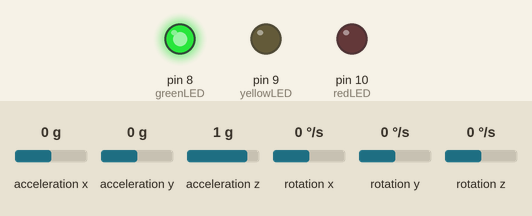
Recording of a sketch running on a simulated Arduino Uno, built with avr-gcc and run on an emulated ATmega328P. On the bench: output pins drawn as LEDs (lit = HIGH). The test bench sets the inputs (shaded band); at power-on: acceleration x 0 g, acceleration y 0 g, acceleration z 1 g, rotation x 0 °/s, rotation y 0 °/s, rotation z 0 °/s. What the sketch prints to the serial monitor is not drawn.

Above: at 0.1 s.
At 0.5 s:
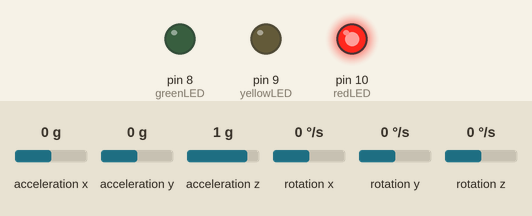
At 1.0 s:
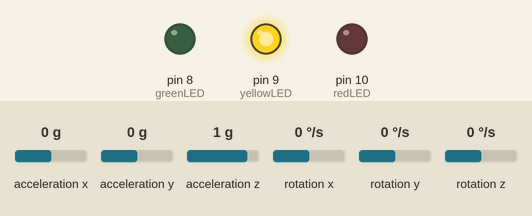
At 4.4 s:
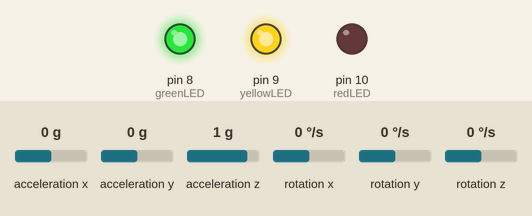
At 8.0 s:
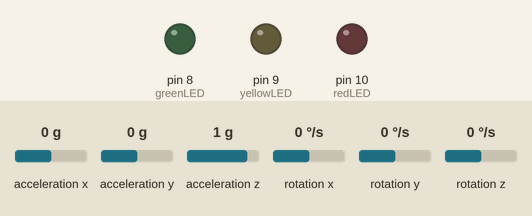
Timing chart, 0 to 9.5 s (numbered marks = the images above):
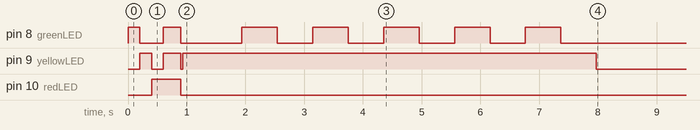

The sketch:

sketch_nov30a.ino
```cpp
#include <Wire.h>
#include <MPU6050.h>

MPU6050 mpu;

// ============================================================================
// CONFIGURATION PARAMETERS
// ============================================================================
const uint32_t SAMPLE_RATE_HZ = 100;           // 100 Hz sampling (well above 80 Hz requirement)
const uint32_t SAMPLE_INTERVAL_US = 1000000 / SAMPLE_RATE_HZ;  // Microseconds between samples

const int CALIBRATION_SAMPLES = 500;            // 5 seconds at 100 Hz
const float DRIFT_TOLERANCE = 0.02;             // 2% drift tolerance

// LED pins for movement indication
const int greenLED = 8;
const int yellowLED = 9;
const int redLED = 10;

// ============================================================================
// CALIBRATION DATA
// ============================================================================
struct CalibrationData {
  float ax_offset = 0.0;
  float ay_offset = 0.0;
  float az_offset = 0.0;
  float ax_scale = 1.0;
  float ay_scale = 1.0;
  float az_scale = 1.0;
  bool is_calibrated = false;
} calibration;

// ============================================================================
// HIGH-PASS FILTER (DC REMOVAL / GRAVITY COMPENSATION)
// ============================================================================
// Simple first-order IIR high-pass filter: y[n] = alpha * (y[n-1] + x[n] - x[n-1])
// Cutoff around 0.5 Hz to remove DC and slow drift
const float HP_ALPHA = 0.98;  // Higher = lower cutoff frequency

struct HighPassFilter {
  float prev_input = 0.0;
  float prev_output = 0.0;

  float apply(float input) {
    float output = HP_ALPHA * (prev_output + input - prev_input);
    prev_input = input;
    prev_output = output;
    return output;
  }

  void reset() {
    prev_input = 0.0;
    prev_output = 0.0;
  }
};

// ============================================================================
// LOW-PASS FILTER (ANTI-ALIASING / NOISE REDUCTION)
// ============================================================================
// Simple first-order IIR low-pass: y[n] = alpha * x[n] + (1-alpha) * y[n-1]
// Cutoff around 40 Hz to meet bandwidth requirement
const float LP_ALPHA = 0.55;  // Tuned for ~40 Hz cutoff at 100 Hz sample rate

struct LowPassFilter {
  float prev_output = 0.0;

  float apply(float input) {
    prev_output = LP_ALPHA * input + (1.0 - LP_ALPHA) * prev_output;
    return prev_output;
  }

  void reset() {
    prev_output = 0.0;
  }
};

// ============================================================================
// FILTER INSTANCES (PER AXIS)
// ============================================================================
HighPassFilter hp_x, hp_y, hp_z;
LowPassFilter lp_x, lp_y, lp_z;

// ============================================================================
// TIMING CONTROL
// ============================================================================
uint32_t next_sample_time = 0;
uint32_t sample_count = 0;

// ============================================================================
// LED CONTROL
// ============================================================================
unsigned long greenTimer = 0;
unsigned long yellowTimer = 0;
unsigned long redTimer = 0;
const unsigned long LED_HOLD_TIME = 200;
const float MOVEMENT_THRESHOLD = 0.05;  // Movement detection threshold in g

// ============================================================================
// SETUP
// ============================================================================
void setup() {
  Wire.begin();
  Wire.setClock(400000);  // 400 kHz I2C for faster communication
  Serial.begin(115200);

  // Configure LED pins
  pinMode(greenLED, OUTPUT);
  pinMode(yellowLED, OUTPUT);
  pinMode(redLED, OUTPUT);

  // LED self-test
  LEDSelfTest();

  // Initialize MPU6050
  Serial.println("# Initializing MPU6050...");
  mpu.initialize();

  // Configure MPU6050 settings
  // ±2g full scale (16384 LSB/g)
  mpu.setFullScaleAccelRange(MPU6050_ACCEL_FS_2);

  // DLPF bandwidth = 44 Hz (meets ≥40 Hz requirement)
  // This provides hardware anti-aliasing before sampling
  mpu.setDLPFMode(MPU6050_DLPF_BW_42);

  // Set sample rate divider (internal rate / (1 + divider))
  // Internal rate with DLPF = 1 kHz, so divider = 9 gives 100 Hz
  mpu.setRate(9);

  // Wake up MPU6050 (disable sleep mode)
  mpu.setSleepEnabled(false);

  // Test connection
  if (!mpu.testConnection()) {
    Serial.println("# ERROR: MPU6050 connection failed!");
    while (1) {
      digitalWrite(redLED, HIGH);
      delay(100);
      digitalWrite(redLED, LOW);
      delay(100);
    }
  }

  Serial.println("# MPU6050 connected successfully");
  Serial.println("# Configuration:");
  Serial.println("#   Full Scale: ±2g");
  Serial.println("#   DLPF Bandwidth: 42 Hz");
  Serial.println("#   Sample Rate: 100 Hz");
  Serial.println("#   High-Pass Filter: 0.5 Hz (DC removal)");
  Serial.println("#   Low-Pass Filter: 40 Hz (noise reduction)");
  Serial.println("#   LEDs: Green=X | Yellow=Y | Red=Z");

  // Run calibration
  runCalibration();

  Serial.println("# System ready - Starting data acquisition");
  Serial.println("# Format: ax,ay,az,magnitude (all in g, after filtering)");

  // Initialize timing
  next_sample_time = micros();
}

// ============================================================================
// MAIN LOOP - FIXED-RATE SAMPLING
// ============================================================================
void loop() {
  uint32_t current_time = micros();

  // Wait for next sample time (fixed-rate sampling)
  if (current_time >= next_sample_time) {
    // Schedule next sample
    next_sample_time += SAMPLE_INTERVAL_US;

    // Read raw accelerometer data
    int16_t ax_raw, ay_raw, az_raw;
    mpu.getAcceleration(&ax_raw, &ay_raw, &az_raw);

    // Convert to g's (±2g = 16384 LSB/g)
    float ax = ax_raw / 16384.0;
    float ay = ay_raw / 16384.0;
    float az = az_raw / 16384.0;

    // Apply calibration (offset and scale correction)
    ax = (ax - calibration.ax_offset) * calibration.ax_scale;
    ay = (ay - calibration.ay_offset) * calibration.ay_scale;
    az = (az - calibration.az_offset) * calibration.az_scale;

    // Apply DC removal (high-pass filter for gravity compensation)
    float ax_hp = hp_x.apply(ax);
    float ay_hp = hp_y.apply(ay);
    float az_hp = hp_z.apply(az);

    // Apply low-pass filter (bandwidth limiting, noise reduction)
    float ax_filt = lp_x.apply(ax_hp);
    float ay_filt = lp_y.apply(ay_hp);
    float az_filt = lp_z.apply(az_hp);

    // Calculate vector magnitude
    float magnitude = sqrt(ax_filt * ax_filt + ay_filt * ay_filt + az_filt * az_filt);

    // LED indication based on filtered signal
    updateLEDs(ax_filt, ay_filt, az_filt);

    // Output filtered data to serial
    Serial.print(ax_filt, 6);
    Serial.print(",");
    Serial.print(ay_filt, 6);
    Serial.print(",");
    Serial.print(az_filt, 6);
    Serial.print(",");
    Serial.println(magnitude, 6);

    sample_count++;
  }
}

// ============================================================================
// CALIBRATION ROUTINE
// ============================================================================
void runCalibration() {
  Serial.println("# ========================================");
  Serial.println("# CALIBRATION STARTING");
  Serial.println("# Keep sensor STILL for 5 seconds...");
  Serial.println("# ========================================");

  // Visual feedback - Yellow LED during calibration
  digitalWrite(yellowLED, HIGH);

  delay(1000);  // Give user time to read message

  // Collect baseline samples
  float sum_ax = 0, sum_ay = 0, sum_az = 0;
  float sum_sq_ax = 0, sum_sq_ay = 0, sum_sq_az = 0;

  for (int i = 0; i < CALIBRATION_SAMPLES; i++) {
    int16_t ax_raw, ay_raw, az_raw;
    mpu.getAcceleration(&ax_raw, &ay_raw, &az_raw);

    float ax = ax_raw / 16384.0;
    float ay = ay_raw / 16384.0;
    float az = az_raw / 16384.0;

    sum_ax += ax;
    sum_ay += ay;
    sum_az += az;

    sum_sq_ax += ax * ax;
    sum_sq_ay += ay * ay;
    sum_sq_az += az * az;

    // Visual progress indicator - blink green LED
    if (i % 50 == 0) {
      digitalWrite(greenLED, !digitalRead(greenLED));
    }

    delay(10);  // 100 Hz sampling during calibration
  }

  // Calculate offsets (mean values)
  calibration.ax_offset = sum_ax / CALIBRATION_SAMPLES;
  calibration.ay_offset = sum_ay / CALIBRATION_SAMPLES;
  calibration.az_offset = sum_az / CALIBRATION_SAMPLES;

  // Calculate standard deviations for drift check
  float std_ax = sqrt(sum_sq_ax / CALIBRATION_SAMPLES - calibration.ax_offset * calibration.ax_offset);
  float std_ay = sqrt(sum_sq_ay / CALIBRATION_SAMPLES - calibration.ay_offset * calibration.ay_offset);
  float std_az = sqrt(sum_sq_az / CALIBRATION_SAMPLES - calibration.az_offset * calibration.az_offset);

  // Scale factors (assume unity for now, can be refined with known reference)
  calibration.ax_scale = 1.0;
  calibration.ay_scale = 1.0;
  calibration.az_scale = 1.0;

  calibration.is_calibrated = true;

  // Turn off LEDs
  digitalWrite(greenLED, LOW);
  digitalWrite(yellowLED, LOW);
  digitalWrite(redLED, LOW);

  // Report calibration results
  Serial.println("# ========================================");
  Serial.println("# CALIBRATION COMPLETE");
  Serial.print("# X offset: "); Serial.print(calibration.ax_offset, 6);
  Serial.print(" g, std: "); Serial.print(std_ax, 6); Serial.println(" g");
  Serial.print("# Y offset: "); Serial.print(calibration.ay_offset, 6);
  Serial.print(" g, std: "); Serial.print(std_ay, 6); Serial.println(" g");
  Serial.print("# Z offset: "); Serial.print(calibration.az_offset, 6);
  Serial.print(" g, std: "); Serial.print(std_az, 6); Serial.println(" g");

  // Check if drift is within tolerance
  float max_std = max(std_ax, max(std_ay, std_az));
  if (max_std < DRIFT_TOLERANCE) {
    Serial.print("# Drift check: PASS (");
    Serial.print(max_std * 100, 2);
    Serial.println("% < 2%)");
  } else {
    Serial.print("# WARNING: Drift high (");
    Serial.print(max_std * 100, 2);
    Serial.println("%)");
  }
  Serial.println("# ========================================");

  delay(1000);
}

// ============================================================================
// LED UPDATE FUNCTION
// ============================================================================
void updateLEDs(float ax, float ay, float az) {
  unsigned long currentTime = millis();

  // Detect significant movement in each axis
  if (abs(ax) > MOVEMENT_THRESHOLD) {
    greenTimer = currentTime;  // X-axis = Green LED
  }
  if (abs(ay) > MOVEMENT_THRESHOLD) {
    yellowTimer = currentTime;  // Y-axis = Yellow LED
  }
  if (abs(az) > MOVEMENT_THRESHOLD) {
    redTimer = currentTime;  // Z-axis = Red LED
  }

  // Control LEDs with persistence
  digitalWrite(greenLED, (currentTime - greenTimer < LED_HOLD_TIME) ? HIGH : LOW);
  digitalWrite(yellowLED, (currentTime - yellowTimer < LED_HOLD_TIME) ? HIGH : LOW);
  digitalWrite(redLED, (currentTime - redTimer < LED_HOLD_TIME) ? HIGH : LOW);
}

// ============================================================================
// LED SELF-TEST
// ============================================================================
void LEDSelfTest() {
  digitalWrite(greenLED, HIGH); delay(200); digitalWrite(greenLED, LOW);
  digitalWrite(yellowLED, HIGH); delay(200); digitalWrite(yellowLED, LOW);
  digitalWrite(redLED, HIGH); delay(200); digitalWrite(redLED, LOW);

  // All on
  digitalWrite(greenLED, HIGH);
  digitalWrite(yellowLED, HIGH);
  digitalWrite(redLED, HIGH);
  delay(300);

  // All off
  digitalWrite(greenLED, LOW);
  digitalWrite(yellowLED, LOW);
  digitalWrite(redLED, LOW);
}
```
